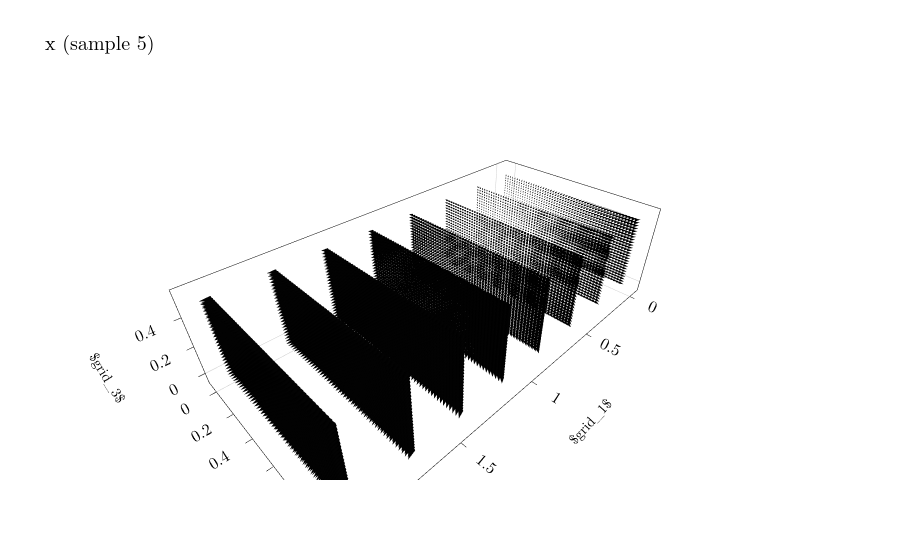

The notebook cell saved with this chart:
### Code cell
# the evenly spaced domain coords
visualize_mesh(5, x_var, color=False)

### Figure 1 — Plotly figure (JSON) as saved in the notebook; plotly's stock layout.template omitted (floating-point values rounded to 4 significant figures; data arrays with more than 128 entries replaced by an {"elided": "..."} marker saying what was removed)
{"data": [{"anchor": "tail", "colorscale": [[0, "black"], [1, "black"]], "opacity": 1, "showscale": false, "sizemode": "scaled", "sizeref": 1, "type": "cone", "u": {"elided": "1250 float values"}, "v": {"elided": "1250 float values"}, "w": {"elided": "1250 float values"}, "x": {"elided": "1250 float values"}, "y": {"elided": "1250 float values"}, "z": {"elided": "1250 float values"}}, {"anchor": "tail", "colorscale": [[0, "black"], [1, "black"]], "opacity": 1, "showscale": false, "sizemode": "scaled", "sizeref": 1, "type": "cone", "u": {"elided": "1250 float values"}, "v": {"elided": "1250 float values"}, "w": {"elided": "1250 float values"}, "x": {"elided": "1250 float values"}, "y": {"elided": "1250 float values"}, "z": {"elided": "1250 float values"}}, {"anchor": "tail", "colorscale": [[0, "black"], [1, "black"]], "opacity": 1, "showscale": false, "sizemode": "scaled", "sizeref": 1, "type": "cone", "u": {"elided": "1250 float values"}, "v": {"elided": "1250 float values"}, "w": {"elided": "1250 float values"}, "x": {"elided": "1250 float values"}, "y": {"elided": "1250 float values"}, "z": {"elided": "1250 float values"}}, {"anchor": "tail", "colorscale": [[0, "black"], [1, "black"]], "opacity": 1, "showscale": false, "sizemode": "scaled", "sizeref": 1, "type": "cone", "u": {"elided": "1250 float values"}, "v": {"elided": "1250 float values"}, "w": {"elided": "1250 float values"}, "x": {"elided": "1250 float values"}, "y": {"elided": "1250 float values"}, "z": {"elided": "1250 float values"}}, {"anchor": "tail", "colorscale": [[0, "black"], [1, "black"]], "opacity": 1, "showscale": false, "sizemode": "scaled", "sizeref": 1, "type": "cone", "u": {"elided": "1250 float values"}, "v": {"elided": "1250 float values"}, "w": {"elided": "1250 float values"}, "x": {"elided": "1250 float values"}, "y": {"elided": "1250 float values"}, "z": {"elided": "1250 float values"}}, {"anchor": "tail", "colorscale": [[0, "black"], [1, "black"]], "opacity": 1, "showscale": false, "sizemode": "scaled", "sizeref": 1, "type": "cone", "u": {"elided": "1250 float values"}, "v": {"elided": "1250 float values"}, "w": {"elided": "1250 float values"}, "x": {"elided": "1250 float values"}, "y": {"elided": "1250 float values"}, "z": {"elided": "1250 float values"}}, {"anchor": "tail", "colorscale": [[0, "black"], [1, "black"]], "opacity": 1, "showscale": false, "sizemode": "scaled", "sizeref": 1, "type": "cone", "u": {"elided": "1250 float values"}, "v": {"elided": "1250 float values"}, "w": {"elided": "1250 float values"}, "x": {"elided": "1250 float values"}, "y": {"elided": "1250 float values"}, "z": {"elided": "1250 float values"}}, {"anchor": "tail", "colorscale": [[0, "black"], [1, "black"]], "opacity": 1, "showscale": false, "sizemode": "scaled", "sizeref": 1, "type": "cone", "u": {"elided": "1250 float values"}, "v": {"elided": "1250 float values"}, "w": {"elided": "1250 float values"}, "x": {"elided": "1250 float values"}, "y": {"elided": "1250 float values"}, "z": {"elided": "1250 float values"}}], "layout": {"font": {"color": "black", "family": "Latin Modern Roman, CMU Serif, Georgia, serif", "size": 12}, "legend": {"bgcolor": "white", "bordercolor": "black", "borderwidth": 1}, "paper_bgcolor": "white", "plot_bgcolor": "white", "scene": {"bgcolor": "white", "xaxis": {"backgroundcolor": "white", "gridcolor": "#cccccc", "linecolor": "black", "mirror": true, "showbackground": true, "showgrid": false, "showline": true, "tickcolor": "black", "tickfont": {"color": "black", "size": 14}, "ticks": "outside", "title": {"text": "$grid_1$"}, "zerolinecolor": "#cccccc"}, "yaxis": {"backgroundcolor": "white", "gridcolor": "#cccccc", "linecolor": "black", "mirror": true, "showbackground": true, "showgrid": false, "showline": true, "tickcolor": "black", "tickfont": {"color": "black", "size": 14}, "ticks": "outside", "title": {"text": "$grid_2$"}, "zerolinecolor": "#cccccc"}, "zaxis": {"backgroundcolor": "white", "gridcolor": "#cccccc", "linecolor": "black", "mirror": true, "showbackground": true, "showgrid": false, "showline": true, "tickcolor": "black", "tickfont": {"color": "black", "size": 14}, "ticks": "outside", "title": {"text": "$grid_3$"}, "zerolinecolor": "#cccccc"}}, "showlegend": true, "title": {"font": {"color": "black", "size": 20}, "text": "x (sample 5)"}, "uirevision": true, "xaxis": {"gridcolor": "#cccccc", "linecolor": "black", "mirror": true, "showgrid": false, "showline": true, "tickcolor": "black", "tickfont": {"color": "black", "size": 14}, "ticks": "outside", "title": {"font": {"color": "black", "size": 14}}, "zerolinecolor": "#cccccc"}, "yaxis": {"gridcolor": "#cccccc", "linecolor": "black", "mirror": true, "showgrid": false, "showline": true, "tickcolor": "black", "tickfont": {"color": "black", "size": 14}, "ticks": "outside", "title": {"font": {"color": "black", "size": 14}}, "zerolinecolor": "#cccccc"}}}
